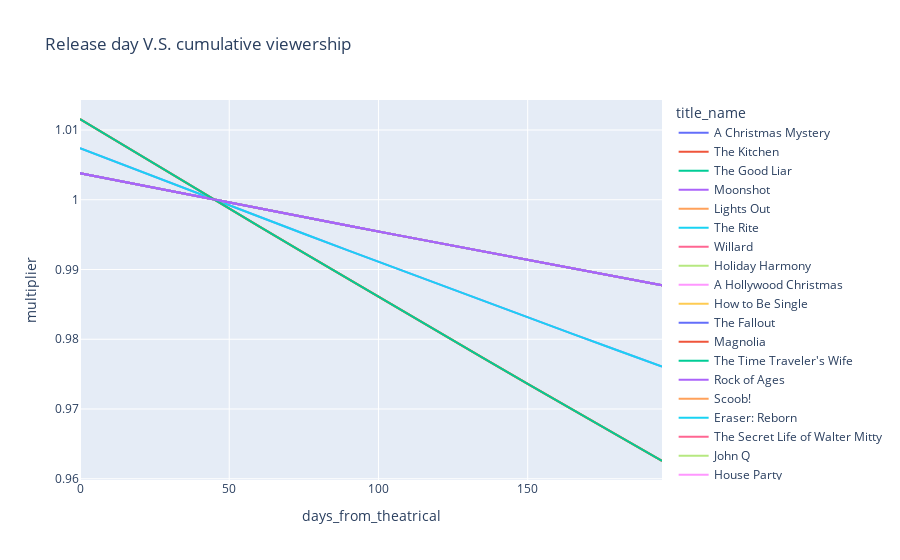

This figure's notebook cell:
### Code cell
plot_df = scoring_data
fig = px.line(plot_df, x="days_from_theatrical", y="multiplier", color = 'title_name',
              title='Release day V.S. cumulative viewership')
fig.show()

### Figure 1 — Plotly figure (JSON) as saved in the notebook; plotly's stock layout.template omitted (floating-point values rounded to 4 significant figures)
{"data": [{"hovertemplate": "title_name=A Christmas Mystery<br>days_from_theatrical=%{x}<br>multiplier=%{y}<extra></extra>", "legendgroup": "A Christmas Mystery", "line": {"color": "#636efa", "dash": "solid"}, "marker": {"symbol": "circle"}, "mode": "lines", "name": "A Christmas Mystery", "orientation": "v", "showlegend": true, "type": "scatter", "x": [0, 15, 30, 45, 60, 75, 90, 105, 120, 135, 150, 165, 180, 195], "xaxis": "x", "y": [1.004, 1.003, 1.001, 1, 0.9987, 0.9975, 0.9963, 0.995, 0.9938, 0.9926, 0.9914, 0.9902, 0.989, 0.9878], "yaxis": "y"}, {"hovertemplate": "title_name=The Kitchen<br>days_from_theatrical=%{x}<br>multiplier=%{y}<extra></extra>", "legendgroup": "The Kitchen", "line": {"color": "#EF553B", "dash": "solid"}, "marker": {"symbol": "circle"}, "mode": "lines", "name": "The Kitchen", "orientation": "v", "showlegend": true, "type": "scatter", "x": [0, 15, 30, 45, 60, 75, 90, 105, 120, 135, 150, 165, 180, 195], "xaxis": "x", "y": [1.004, 1.003, 1.001, 1, 0.9987, 0.9975, 0.9963, 0.995, 0.9938, 0.9926, 0.9914, 0.9902, 0.989, 0.9878], "yaxis": "y"}, {"hovertemplate": "title_name=The Good Liar<br>days_from_theatrical=%{x}<br>multiplier=%{y}<extra></extra>", "legendgroup": "The Good Liar", "line": {"color": "#00cc96", "dash": "solid"}, "marker": {"symbol": "circle"}, "mode": "lines", "name": "The Good Liar", "orientation": "v", "showlegend": true, "type": "scatter", "x": [0, 15, 30, 45, 60, 75, 90, 105, 120, 135, 150, 165, 180, 195], "xaxis": "x", "y": [1.004, 1.003, 1.001, 1, 0.9987, 0.9975, 0.9963, 0.995, 0.9938, 0.9926, 0.9914, 0.9902, 0.989, 0.9878], "yaxis": "y"}, {"hovertemplate": "title_name=Moonshot<br>days_from_theatrical=%{x}<br>multiplier=%{y}<extra></extra>", "legendgroup": "Moonshot", "line": {"color": "#ab63fa", "dash": "solid"}, "marker": {"symbol": "circle"}, "mode": "lines", "name": "Moonshot", "orientation": "v", "showlegend": true, "type": "scatter", "x": [0, 15, 30, 45, 60, 75, 90, 105, 120, 135, 150, 165, 180, 195], "xaxis": "x", "y": [1.007, 1.005, 1.002, 1, 0.9976, 0.9951, 0.9927, 0.9903, 0.9879, 0.9855, 0.9831, 0.9808, 0.9784, 0.9761], "yaxis": "y"}, {"hovertemplate": "title_name=Lights Out<br>days_from_theatrical=%{x}<br>multiplier=%{y}<extra></extra>", "legendgroup": "Lights Out", "line": {"color": "#FFA15A", "dash": "solid"}, "marker": {"symbol": "circle"}, "mode": "lines", "name": "Lights Out", "orientation": "v", "showlegend": true, "type": "scatter", "x": [0, 15, 30, 45, 60, 75, 90, 105, 120, 135, 150, 165, 180, 195], "xaxis": "x", "y": [1.004, 1.003, 1.001, 1, 0.9987, 0.9975, 0.9963, 0.995, 0.9938, 0.9926, 0.9914, 0.9902, 0.989, 0.9878], "yaxis": "y"}, {"hovertemplate": "title_name=The Rite<br>days_from_theatrical=%{x}<br>multiplier=%{y}<extra></extra>", "legendgroup": "The Rite", "line": {"color": "#19d3f3", "dash": "solid"}, "marker": {"symbol": "circle"}, "mode": "lines", "name": "The Rite", "orientation": "v", "showlegend": true, "type": "scatter", "x": [0, 15, 30, 45, 60, 75, 90, 105, 120, 135, 150, 165, 180, 195], "xaxis": "x", "y": [1.004, 1.003, 1.001, 1, 0.9987, 0.9975, 0.9963, 0.995, 0.9938, 0.9926, 0.9914, 0.9902, 0.989, 0.9878], "yaxis": "y"}, {"hovertemplate": "title_name=Willard<br>days_from_theatrical=%{x}<br>multiplier=%{y}<extra></extra>", "legendgroup": "Willard", "line": {"color": "#FF6692", "dash": "solid"}, "marker": {"symbol": "circle"}, "mode": "lines", "name": "Willard", "orientation": "v", "showlegend": true, "type": "scatter", "x": [0, 15, 30, 45, 60, 75, 90, 105, 120, 135, 150, 165, 180, 195], "xaxis": "x", "y": [1.004, 1.003, 1.001, 1, 0.9987, 0.9975, 0.9963, 0.995, 0.9938, 0.9926, 0.9914, 0.9902, 0.989, 0.9878], "yaxis": "y"}, {"hovertemplate": "title_name=Holiday Harmony<br>days_from_theatrical=%{x}<br>multiplier=%{y}<extra></extra>", "legendgroup": "Holiday Harmony", "line": {"color": "#B6E880", "dash": "solid"}, "marker": {"symbol": "circle"}, "mode": "lines", "name": "Holiday Harmony", "orientation": "v", "showlegend": true, "type": "scatter", "x": [0, 15, 30, 45, 60, 75, 90, 105, 120, 135, 150, 165, 180, 195], "xaxis": "x", "y": [1.004, 1.003, 1.001, 1, 0.9987, 0.9975, 0.9963, 0.995, 0.9938, 0.9926, 0.9914, 0.9902, 0.989, 0.9878], "yaxis": "y"}, {"hovertemplate": "title_name=A Hollywood Christmas<br>days_from_theatrical=%{x}<br>multiplier=%{y}<extra></extra>", "legendgroup": "A Hollywood Christmas", "line": {"color": "#FF97FF", "dash": "solid"}, "marker": {"symbol": "circle"}, "mode": "lines", "name": "A Hollywood Christmas", "orientation": "v", "showlegend": true, "type": "scatter", "x": [0, 15, 30, 45, 60, 75, 90, 105, 120, 135, 150, 165, 180, 195], "xaxis": "x", "y": [1.004, 1.003, 1.001, 1, 0.9987, 0.9975, 0.9963, 0.995, 0.9938, 0.9926, 0.9914, 0.9902, 0.989, 0.9878], "yaxis": "y"}, {"hovertemplate": "title_name=How to Be Single<br>days_from_theatrical=%{x}<br>multiplier=%{y}<extra></extra>", "legendgroup": "How to Be Single", "line": {"color": "#FECB52", "dash": "solid"}, "marker": {"symbol": "circle"}, "mode": "lines", "name": "How to Be Single", "orientation": "v", "showlegend": true, "type": "scatter", "x": [0, 15, 30, 45, 60, 75, 90, 105, 120, 135, 150, 165, 180, 195], "xaxis": "x", "y": [1.004, 1.003, 1.001, 1, 0.9987, 0.9975, 0.9963, 0.995, 0.9938, 0.9926, 0.9914, 0.9902, 0.989, 0.9878], "yaxis": "y"}, {"hovertemplate": "title_name=The Fallout<br>days_from_theatrical=%{x}<br>multiplier=%{y}<extra></extra>", "legendgroup": "The Fallout", "line": {"color": "#636efa", "dash": "solid"}, "marker": {"symbol": "circle"}, "mode": "lines", "name": "The Fallout", "orientation": "v", "showlegend": true, "type": "scatter", "x": [0, 15, 30, 45, 60, 75, 90, 105, 120, 135, 150, 165, 180, 195], "xaxis": "x", "y": [1.012, 1.008, 1.004, 1, 0.9962, 0.9924, 0.9886, 0.9848, 0.9811, 0.9773, 0.9736, 0.9699, 0.9662, 0.9625], "yaxis": "y"}, {"hovertemplate": "title_name=Magnolia<br>days_from_theatrical=%{x}<br>multiplier=%{y}<extra></extra>", "legendgroup": "Magnolia", "line": {"color": "#EF553B", "dash": "solid"}, "marker": {"symbol": "circle"}, "mode": "lines", "name": "Magnolia", "orientation": "v", "showlegend": true, "type": "scatter", "x": [0, 15, 30, 45, 60, 75, 90, 105, 120, 135, 150, 165, 180, 195], "xaxis": "x", "y": [1.004, 1.003, 1.001, 1, 0.9987, 0.9975, 0.9963, 0.995, 0.9938, 0.9926, 0.9914, 0.9902, 0.989, 0.9878], "yaxis": "y"}, {"hovertemplate": "title_name=The Time Traveler's Wife<br>days_from_theatrical=%{x}<br>multiplier=%{y}<extra></extra>", "legendgroup": "The Time Traveler's Wife", "line": {"color": "#00cc96", "dash": "solid"}, "marker": {"symbol": "circle"}, "mode": "lines", "name": "The Time Traveler's Wife", "orientation": "v", "showlegend": true, "type": "scatter", "x": [0, 15, 30, 45, 60, 75, 90, 105, 120, 135, 150, 165, 180, 195], "xaxis": "x", "y": [1.004, 1.003, 1.001, 1, 0.9987, 0.9975, 0.9963, 0.995, 0.9938, 0.9926, 0.9914, 0.9902, 0.989, 0.9878], "yaxis": "y"}, {"hovertemplate": "title_name=Rock of Ages<br>days_from_theatrical=%{x}<br>multiplier=%{y}<extra></extra>", "legendgroup": "Rock of Ages", "line": {"color": "#ab63fa", "dash": "solid"}, "marker": {"symbol": "circle"}, "mode": "lines", "name": "Rock of Ages", "orientation": "v", "showlegend": true, "type": "scatter", "x": [0, 15, 30, 45, 60, 75, 90, 105, 120, 135, 150, 165, 180, 195], "xaxis": "x", "y": [1.004, 1.003, 1.001, 1, 0.9987, 0.9975, 0.9963, 0.995, 0.9938, 0.9926, 0.9914, 0.9902, 0.989, 0.9878], "yaxis": "y"}, {"hovertemplate": "title_name=Scoob!<br>days_from_theatrical=%{x}<br>multiplier=%{y}<extra></extra>", "legendgroup": "Scoob!", "line": {"color": "#FFA15A", "dash": "solid"}, "marker": {"symbol": "circle"}, "mode": "lines", "name": "Scoob!", "orientation": "v", "showlegend": true, "type": "scatter", "x": [0, 15, 30, 45, 60, 75, 90, 105, 120, 135, 150, 165, 180, 195], "xaxis": "x", "y": [1.012, 1.008, 1.004, 1, 0.9962, 0.9924, 0.9886, 0.9848, 0.9811, 0.9773, 0.9736, 0.9699, 0.9662, 0.9625], "yaxis": "y"}, {"hovertemplate": "title_name=Eraser: Reborn<br>days_from_theatrical=%{x}<br>multiplier=%{y}<extra></extra>", "legendgroup": "Eraser: Reborn", "line": {"color": "#19d3f3", "dash": "solid"}, "marker": {"symbol": "circle"}, "mode": "lines", "name": "Eraser: Reborn", "orientation": "v", "showlegend": true, "type": "scatter", "x": [0, 15, 30, 45, 60, 75, 90, 105, 120, 135, 150, 165, 180, 195], "xaxis": "x", "y": [1.007, 1.005, 1.002, 1, 0.9976, 0.9951, 0.9927, 0.9903, 0.9879, 0.9855, 0.9831, 0.9808, 0.9784, 0.9761], "yaxis": "y"}, {"hovertemplate": "title_name=The Secret Life of Walter Mitty<br>days_from_theatrical=%{x}<br>multiplier=%{y}<extra></extra>", "legendgroup": "The Secret Life of Walter Mitty", "line": {"color": "#FF6692", "dash": "solid"}, "marker": {"symbol": "circle"}, "mode": "lines", "name": "The Secret Life of Walter Mitty", "orientation": "v", "showlegend": true, "type": "scatter", "x": [0, 15, 30, 45, 60, 75, 90, 105, 120, 135, 150, 165, 180, 195], "xaxis": "x", "y": [1.004, 1.003, 1.001, 1, 0.9987, 0.9975, 0.9963, 0.995, 0.9938, 0.9926, 0.9914, 0.9902, 0.989, 0.9878], "yaxis": "y"}, {"hovertemplate": "title_name=John Q<br>days_from_theatrical=%{x}<br>multiplier=%{y}<extra></extra>", "legendgroup": "John Q", "line": {"color": "#B6E880", "dash": "solid"}, "marker": {"symbol": "circle"}, "mode": "lines", "name": "John Q", "orientation": "v", "showlegend": true, "type": "scatter", "x": [0, 15, 30, 45, 60, 75, 90, 105, 120, 135, 150, 165, 180, 195], "xaxis": "x", "y": [1.004, 1.003, 1.001, 1, 0.9987, 0.9975, 0.9963, 0.995, 0.9938, 0.9926, 0.9914, 0.9902, 0.989, 0.9878], "yaxis": "y"}, {"hovertemplate": "title_name=House Party<br>days_from_theatrical=%{x}<br>multiplier=%{y}<extra></extra>", "legendgroup": "House Party", "line": {"color": "#FF97FF", "dash": "solid"}, "marker": {"symbol": "circle"}, "mode": "lines", "name": "House Party", "orientation": "v", "showlegend": true, "type": "scatter", "x": [0, 15, 30, 45, 60, 75, 90, 105, 120, 135, 150, 165, 180, 195], "xaxis": "x", "y": [1.004, 1.003, 1.001, 1, 0.9987, 0.9975, 0.9963, 0.995, 0.9938, 0.9926, 0.9914, 0.9902, 0.989, 0.9878], "yaxis": "y"}, {"hovertemplate": "title_name=Kimi<br>days_from_theatrical=%{x}<br>multiplier=%{y}<extra></extra>", "legendgroup": "Kimi", "line": {"color": "#FECB52", "dash": "solid"}, "marker": {"symbol": "circle"}, "mode": "lines", "name": "Kimi", "orientation": "v", "showlegend": true, "type": "scatter", "x": [0, 15, 30, 45, 60, 75, 90, 105, 120, 135, 150, 165, 180, 195], "xaxis": "x", "y": [1.012, 1.008, 1.004, 1, 0.9962, 0.9924, 0.9886, 0.9848, 0.9811, 0.9773, 0.9736, 0.9699, 0.9662, 0.9625], "yaxis": "y"}, {"hovertemplate": "title_name=Little Nicky<br>days_from_theatrical=%{x}<br>multiplier=%{y}<extra></extra>", "legendgroup": "Little Nicky", "line": {"color": "#636efa", "dash": "solid"}, "marker": {"symbol": "circle"}, "mode": "lines", "name": "Little Nicky", "orientation": "v", "showlegend": true, "type": "scatter", "x": [0, 15, 30, 45, 60, 75, 90, 105, 120, 135, 150, 165, 180, 195], "xaxis": "x", "y": [1.004, 1.003, 1.001, 1, 0.9987, 0.9975, 0.9963, 0.995, 0.9938, 0.9926, 0.9914, 0.9902, 0.989, 0.9878], "yaxis": "y"}, {"hovertemplate": "title_name=Locked Down<br>days_from_theatrical=%{x}<br>multiplier=%{y}<extra></extra>", "legendgroup": "Locked Down", "line": {"color": "#EF553B", "dash": "solid"}, "marker": {"symbol": "circle"}, "mode": "lines", "name": "Locked Down", "orientation": "v", "showlegend": true, "type": "scatter", "x": [0, 15, 30, 45, 60, 75, 90, 105, 120, 135, 150, 165, 180, 195], "xaxis": "x", "y": [1.012, 1.008, 1.004, 1, 0.9962, 0.9924, 0.9886, 0.9848, 0.9811, 0.9773, 0.9736, 0.9699, 0.9662, 0.9625], "yaxis": "y"}, {"hovertemplate": "title_name=No Sudden Move<br>days_from_theatrical=%{x}<br>multiplier=%{y}<extra></extra>", "legendgroup": "No Sudden Move", "line": {"color": "#00cc96", "dash": "solid"}, "marker": {"symbol": "circle"}, "mode": "lines", "name": "No Sudden Move", "orientation": "v", "showlegend": true, "type": "scatter", "x": [0, 15, 30, 45, 60, 75, 90, 105, 120, 135, 150, 165, 180, 195], "xaxis": "x", "y": [1.012, 1.008, 1.004, 1, 0.9962, 0.9924, 0.9886, 0.9848, 0.9811, 0.9773, 0.9736, 0.9699, 0.9662, 0.9625], "yaxis": "y"}, {"hovertemplate": "title_name=Domino<br>days_from_theatrical=%{x}<br>multiplier=%{y}<extra></extra>", "legendgroup": "Domino", "line": {"color": "#ab63fa", "dash": "solid"}, "marker": {"symbol": "circle"}, "mode": "lines", "name": "Domino", "orientation": "v", "showlegend": true, "type": "scatter", "x": [0, 15, 30, 45, 60, 75, 90, 105, 120, 135, 150, 165, 180, 195], "xaxis": "x", "y": [1.004, 1.003, 1.001, 1, 0.9987, 0.9975, 0.9963, 0.995, 0.9938, 0.9926, 0.9914, 0.9902, 0.989, 0.9878], "yaxis": "y"}], "layout": {"autosize": true, "legend": {"title": {"text": "title_name"}, "tracegroupgap": 0}, "title": {"text": "Release day V.S. cumulative viewership"}, "xaxis": {"anchor": "y", "autorange": true, "domain": [0, 1], "range": [0, 195], "title": {"text": "days_from_theatrical"}, "type": "linear"}, "yaxis": {"anchor": "x", "autorange": true, "domain": [0, 1], "range": [0.9598, 1.014], "title": {"text": "multiplier"}, "type": "linear"}}}
